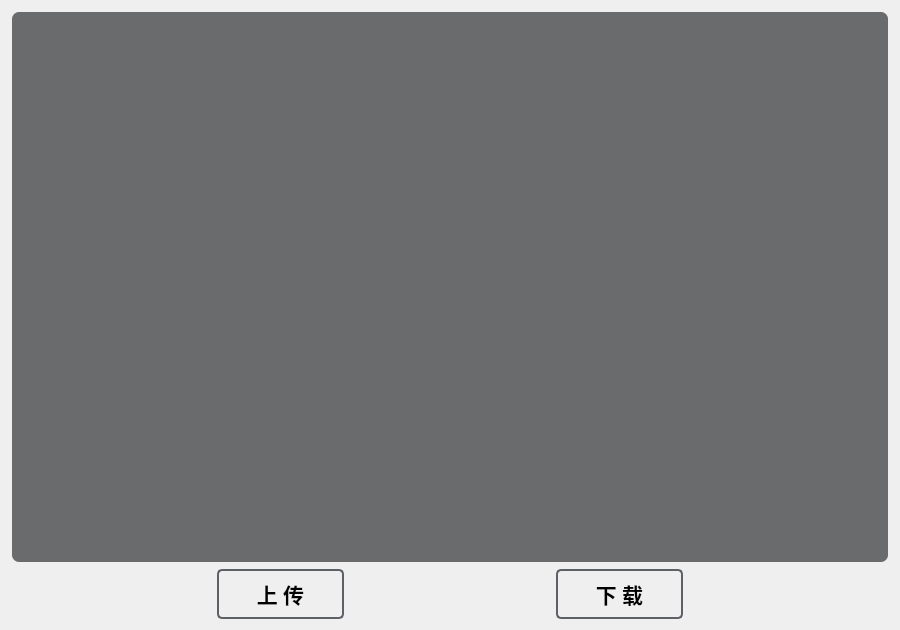
<?xml version="1.0" encoding="UTF-8"?>
<ui version="4.0">
 <class>Home</class>
 <widget class="QWidget" name="Home">
  <property name="geometry">
   <rect>
    <x>0</x>
    <y>0</y>
    <width>900</width>
    <height>630</height>
   </rect>
  </property>
  <property name="minimumSize">
   <size>
    <width>900</width>
    <height>630</height>
   </size>
  </property>
  <property name="windowTitle">
   <string>Form</string>
  </property>
  <property name="styleSheet">
   <string notr="true">#Home{
	/*background-image: url(ui/background.png);*/
}

#imgViewer{
	border: 2px solid transparent;
	border-radius: 8px;
	background-color: rgba(60, 63, 65, 75%);
}


.QPushButton{
	border: 2px solid #5d6165;
	border-radius: 5px;
	background-color: transparent;
	font-weight: bold;
}

.QPushButton:hover
{
	color: white;
	border-width: 1px;
}

.QPushButton:pressed
{ 
	border-style: inset; 
	border-width: 3px;
}</string>
  </property>
  <layout class="QGridLayout" name="gridLayout">
   <item row="0" column="0" colspan="5">
    <widget class="QGraphicsView" name="imgViewer">
     <property name="minimumSize">
      <size>
       <width>820</width>
       <height>500</height>
      </size>
     </property>
     <property name="styleSheet">
      <string notr="true"/>
     </property>
    </widget>
   </item>
   <item row="1" column="0">
    <spacer name="horizontalSpacer">
     <property name="orientation">
      <enum>Qt::Horizontal</enum>
     </property>
     <property name="sizeType">
      <enum>QSizePolicy::Ignored</enum>
     </property>
     <property name="sizeHint" stdset="0">
      <size>
       <width>200</width>
       <height>20</height>
      </size>
     </property>
    </spacer>
   </item>
   <item row="1" column="1">
    <widget class="QPushButton" name="uploadButton">
     <property name="minimumSize">
      <size>
       <width>120</width>
       <height>50</height>
      </size>
     </property>
     <property name="maximumSize">
      <size>
       <width>200</width>
       <height>100</height>
      </size>
     </property>
     <property name="font">
      <font>
       <family>微软雅黑</family>
       <pointsize>16</pointsize>
       <weight>75</weight>
       <bold>true</bold>
      </font>
     </property>
     <property name="text">
      <string>上 传</string>
     </property>
    </widget>
   </item>
   <item row="1" column="2">
    <spacer name="horizontalSpacer_2">
     <property name="orientation">
      <enum>Qt::Horizontal</enum>
     </property>
     <property name="sizeType">
      <enum>QSizePolicy::Ignored</enum>
     </property>
     <property name="sizeHint" stdset="0">
      <size>
       <width>200</width>
       <height>20</height>
      </size>
     </property>
    </spacer>
   </item>
   <item row="1" column="3">
    <widget class="QPushButton" name="downloadButton">
     <property name="minimumSize">
      <size>
       <width>120</width>
       <height>50</height>
      </size>
     </property>
     <property name="maximumSize">
      <size>
       <width>200</width>
       <height>100</height>
      </size>
     </property>
     <property name="font">
      <font>
       <family>微软雅黑</family>
       <pointsize>16</pointsize>
       <weight>75</weight>
       <bold>true</bold>
      </font>
     </property>
     <property name="text">
      <string>下 载</string>
     </property>
    </widget>
   </item>
   <item row="1" column="4">
    <spacer name="horizontalSpacer_3">
     <property name="orientation">
      <enum>Qt::Horizontal</enum>
     </property>
     <property name="sizeType">
      <enum>QSizePolicy::Ignored</enum>
     </property>
     <property name="sizeHint" stdset="0">
      <size>
       <width>200</width>
       <height>20</height>
      </size>
     </property>
    </spacer>
   </item>
  </layout>
 </widget>
 <resources/>
 <connections/>
</ui>
